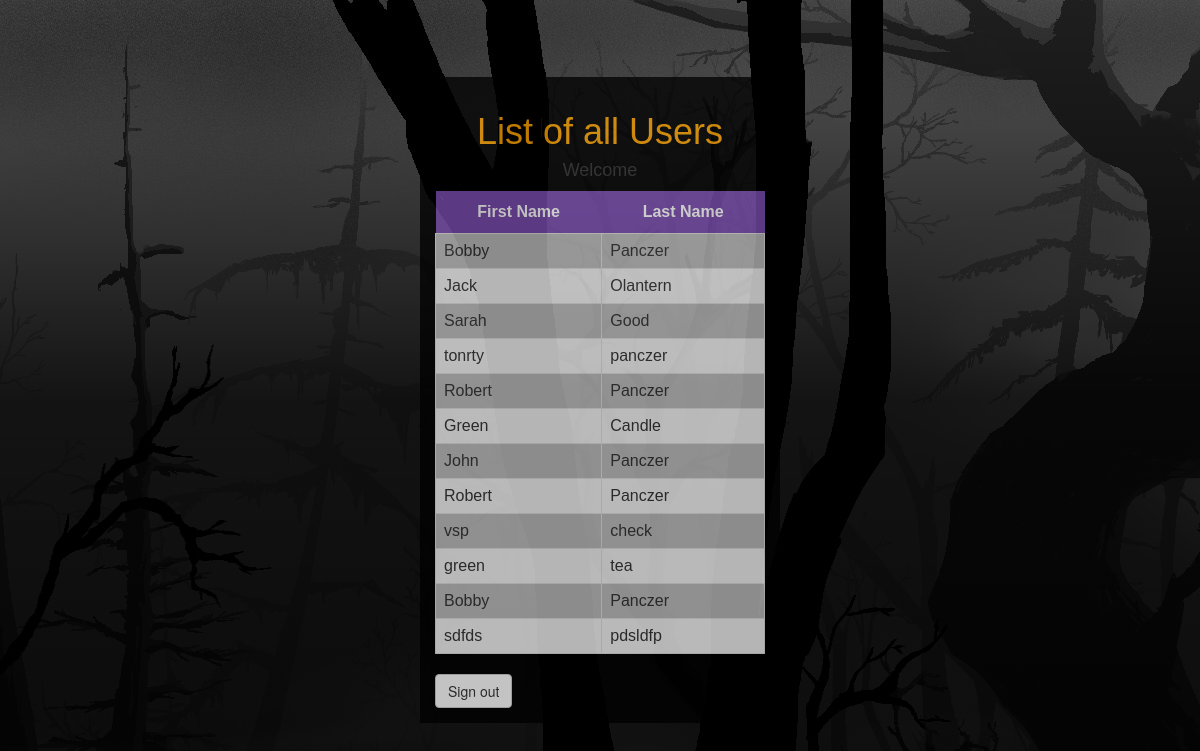
Page /displayHome on the committed database.
### tables this page shows
CREATE TABLE [app_users](
    [username] VARCHAR(150), 
    [firstname] VARCHAR(150), 
    [lastname] VARCHAR(150));

### main.py (the view)
@app.route("/displayHome")
def displayHome():
    userlist = connectdb()
    return render_template("home.html", userlist=userlist)

### main.py (called while the page is built)
def connectdb():
    conn = sql.connect('users.db')
    c = conn.cursor()
    qry = "SELECT firstname, lastname FROM app_users"
    c.execute(qry)
    userlist = c.fetchall()
    return userlist

### templates/home.html (shortened to what this page needs)
<html>
        <head>
            <link rel="stylesheet" href="../static/bootstrap.css">
            <link rel="stylesheet" type="text/css" href="../static/main.css">
        </head>
        <body>
        <div class="Aligner">
            <div class="Aligner-item Aligner-item-style">
                <h1>List of all Users</h1>
                <h4>Welcome {{ username }}</h4>
                <table id="users">
                    <tr>
                        <th>First Name</th>
                        <th>Last Name</th>
                    </tr>
                    {% for row in userlist %}
                    <tr>
                          <td>{{ row[0] }}</td>
                          <td>{{ row[1] }}</td>
                    </tr>
                    {% endfor %}
                </table>
                <a id="btn-signout" role="button" class="btn btn-default btn-left" href="/">Sign out</a>
            </div>
        </div>
        </body>
</html>

### static/main.css (style rules this page uses)
h1 { text-align: center; color: orange; font-family: "Trebuchet MS", Arial, Helvetica, sans-serif; }
h4 { text-align: center; font-family: "Trebuchet MS", Arial, Helvetica, sans-serif; }
body { background-color: black; background: linear-gradient(rgba(0, 0, 0, 0.1),rgba(0, 0, 0, 0.8), rgba(0, 0, 0, 0.9)), url("images/woods.jpg"); }
.Aligner { display: flex; align-items: center; justify-content: center; height: 100vh; }
.Aligner-item { max-width: 30%; flex:1; }
.Aligner-item-style { background-color: black; opacity: 0.75; padding: 15px; align-self: center; }
#users { font-family: "Trebuchet MS", Arial, Helvetica, sans-serif; border-collapse: collapse; width: 100%; }
#users td { border: 1px solid #ddd; padding: 8px; }
#users tr:nth-child(even) { background-color: #bbbbbb; }
#users tr:nth-child(odd) { background-color: #f2f2f2; }
#users th { padding-top: 12px; padding-bottom: 12px; text-align: center; background-color: rgb(122, 76, 175); color: white; }
#btn-signout { margin-top: 20px; }

### rows in the picture
app_users: firstname "Bobby", lastname "Panczer"
app_users: firstname "Jack", lastname "Olantern"
app_users: firstname "Sarah", lastname "Good"
app_users: firstname "tonrty", lastname "panczer"
app_users: firstname "Robert", lastname "Panczer"
app_users: firstname "Green", lastname "Candle"
app_users: firstname "John", lastname "Panczer"
app_users: firstname "Robert", lastname "Panczer"
app_users: firstname "vsp", lastname "check"
app_users: firstname "green", lastname "tea"
app_users: firstname "Bobby", lastname "Panczer"
app_users: firstname "sdfds", lastname "pdsldfp"
